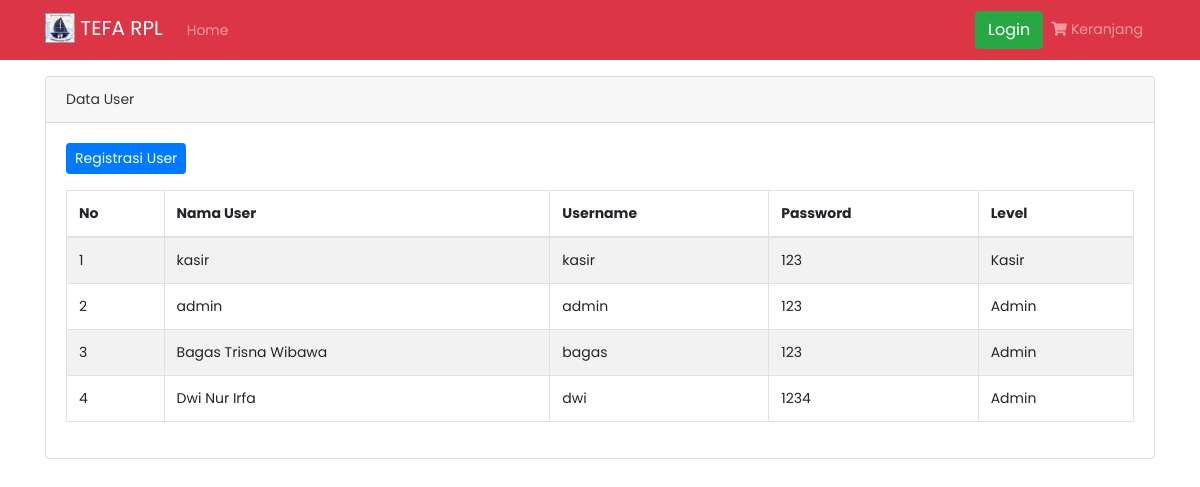
Page /dashboard/index.php?user on the committed database.
### tables this page shows
CREATE TABLE `tb_user` (
  `id_user` int(11) NOT NULL,
  `username` varchar(128) NOT NULL,
  `password` varchar(128) NOT NULL,
  `nama_user` varchar(128) NOT NULL,
  `id_level` int(1) NOT NULL
);

### dashboard/admin/data_user.php (the view, shortened to what this page needs)
<div class="container mt-3">
	<div class="card">
		<div class="card-header">
			Data User
		</div>
		<div class="card-body">
			<a href="index.php?registrasi"><button class="btn btn-primary btn-sm mb-3">Registrasi User</button></a>
			<table class="table table-bordered table-hover table-striped" id="tabel">
				<thead>
					<tr>
						<th>No</th>
						<th>Nama User</th>
						<th>Username</th>
						<th>Password</th>
						<th>Level</th>
					</tr>
				</thead>
				<tbody>
					<?php
					$i = 1;
					$sql = mysqli_query($kon, "SELECT * FROM tb_user");
					while ($data = mysqli_fetch_array($sql)) : ?>
					<tr>
						<td><?= $i++; ?></td>
						<td><?= $data['nama_user'] ?></td>
						<td><?= $data['username'] ?></td>
						<td><?= $data['password'] ?></td>
						<?php
							if ($data['id_level']==1) {
								$level = "Admin";
							} elseif ($data['id_level']==2) {
								$level = "Waiter";
							} elseif ($data['id_level']==3) {
								$level = "Kasir";
							} elseif ($data['id_level']==4) {
								$level = "Owner";
							} else {
								$level = "Pelanggan";
							}
						?>
						<td><?= $level; ?></td>
					</tr>
				<?php endwhile; ?>
				</tbody>
			</table>
		</div>
	</div>
</div>

### dashboard/assets/css/custom.css (style rules this page uses)
body { font-size: .875rem; font-family: 'Poppins', sans-serif; background-color: #fff; color: #333; }

### rows in the picture
tb_user: nama_user "kasir", username "kasir", password "123", id_level "Kasir"
tb_user: nama_user "admin", username "admin", password "123", id_level "Admin"
tb_user: nama_user "Bagas Trisna Wibawa", username "bagas", password "123", id_level "Admin"
tb_user: nama_user "Dwi Nur Irfa", username "dwi", password "1234", id_level "Admin"
